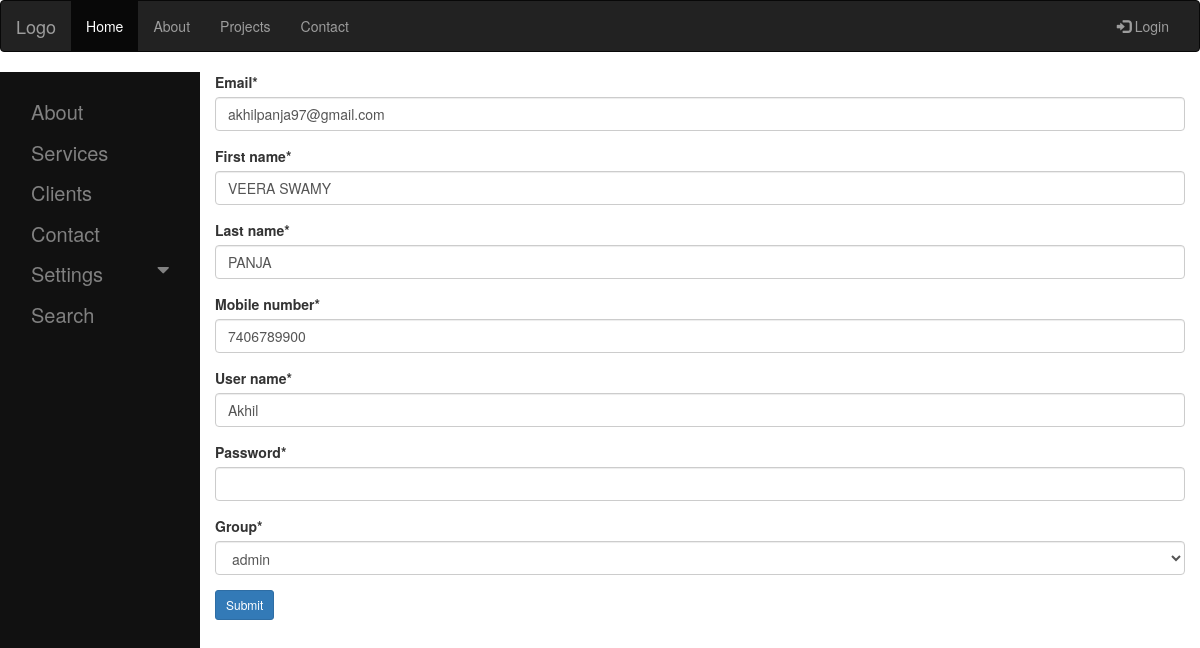
/home_page/user/edit/12, run on the app's committed database.
### users/models.py (models this page shows, shortened)
class UserModelClass(models.Model):
    email = models.EmailField(max_length=50,unique=True)
    first_name = models.CharField(max_length=20)
    last_name = models.CharField(max_length=20)
    phone_regex = RegexValidator(regex=r'^\+?1?\d{10,10}$',
                                 message="Phone number must be entered in the format: '+999999999'. Up to 10 digits allowed.")
    mobile_number = models.CharField(validators=[phone_regex], max_length=10, blank=False,unique=True)
    user_name = models.CharField(max_length=20)
    password = models.CharField(max_length=20)
    group = models.ForeignKey(GroupModelClass,on_delete=models.PROTECT)
    selectedGroup = models.CharField(max_length=50)
    class Meta:
        db_table = 'user_details'

### users/views.py (the view, shortened to what this page needs)
# urls.py: url('^home_page/user/edit/(?P<pk>[0-9]+)$',views.user_edit,name='group_page'),
def user_edit(request,pk):
    data = UserModelClass.objects.get(id=pk)
    user_form = UserCreationForm(instance=data)  # map values from database and fill data
    return render(request, 'user_edit.html', {'user_form': user_form})

### users/forms.py
class UserCreationForm(forms.ModelForm):
    password = forms.CharField(widget=forms.PasswordInput,min_length=8,max_length=20)
    class Meta:
        model = UserModelClass
        fields = ('email','first_name','last_name','mobile_number','user_name','password','group')

### users/models.py (called while the page is built)
    def __str__(self):
        return self.title

### users/templates/user_edit.html (shortened to what this page needs)
{% extends 'bootstrap_sidebar_pro_template.html' %}
{% load crispy_forms_tags %}
{% block content %}
{% load static %}
  <link rel="stylesheet" href="https://maxcdn.bootstrapcdn.com/bootstrap/3.3.7/css/bootstrap.min.css">
<form action ="" method = "post" novalidate> {% csrf_token %}
    {{user_form | crispy }}
    <input type = "submit" value = "Submit" class="btn btn-primary btn-sm">
</form>
{% endblock %}

### users/templates/bootstrap_sidebar_pro_template.html (style rules this page uses)
body { font-family: "Lato", sans-serif; }

### data on the page
UserModelClass: email "akhilpanja97@gmail.com", first_name "VEERA SWAMY", last_name "PANJA", mobile_number "7406789900", user_name "Akhil", group "admin"
